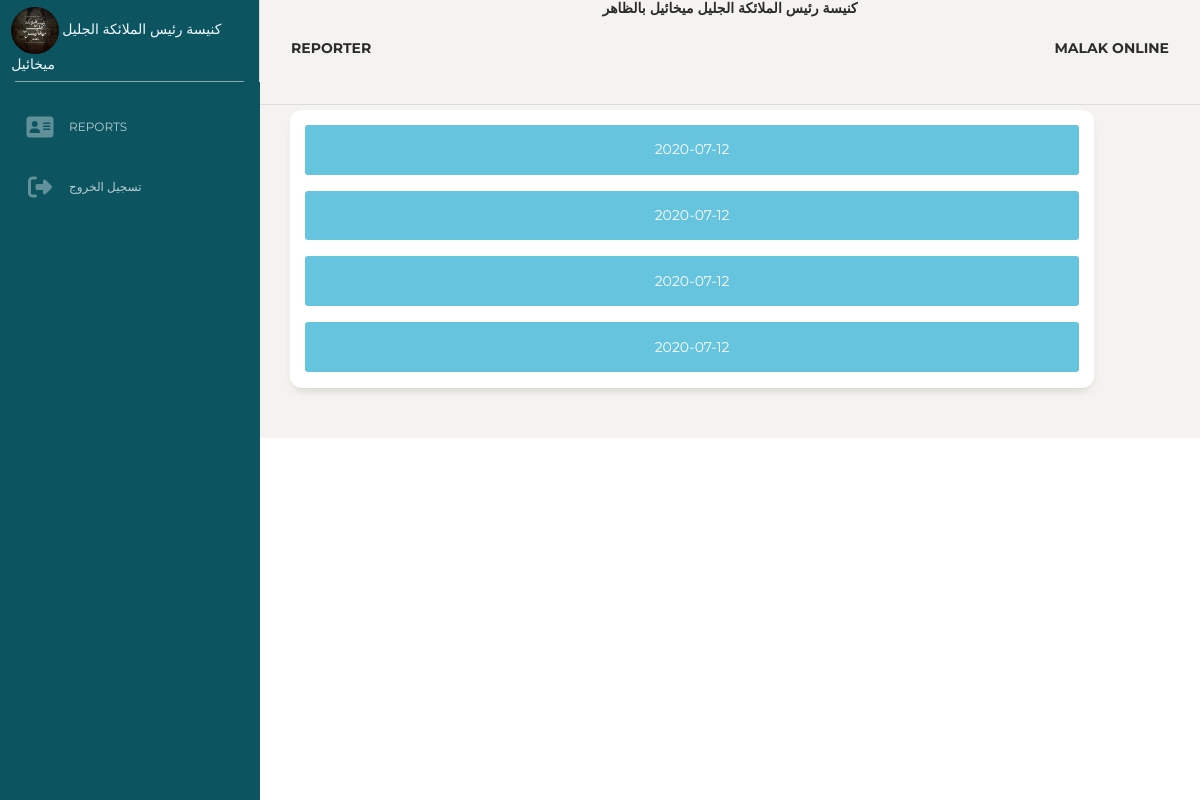
The page /Reporter_Admin/Views/reports.php (signed in) on the database its author committed.
### tables this page shows
CREATE TABLE `slots` (
  `slot_id` int(11) NOT NULL,
  `slot_date` date DEFAULT NULL,
  `slot_time` time DEFAULT NULL,
  `slot_time_to` time NOT NULL DEFAULT '00:00:00',
  `church` varchar(1) NOT NULL DEFAULT 'S',
  `number` int(11) NOT NULL DEFAULT 50,
  `priest` varchar(250) NOT NULL DEFAULT '0',
  `delivered_date` date DEFAULT NULL,
  `shamas` int(11) NOT NULL DEFAULT 0,
  `men` int(11) NOT NULL DEFAULT 0,
  `women` int(11) NOT NULL DEFAULT 0,
  `notes` varchar(1000) NOT NULL DEFAULT '0',
  `shown` varchar(1) NOT NULL DEFAULT 'N'
);

### Reporter_Admin/Views/reports.php (the view, shortened to what this page needs)
<?php
if(isset($_SESSION['username']) && !empty($_SESSION['username']))
{
    $db = new database();
    $connect = $db->connects;
    $today = date("Y-m-d");
    ?>
    <!DOCTYPE html>
    <html lang="en">
    <head>
        <link href="https://maxcdn.bootstrapcdn.com/font-awesome/latest/css/font-awesome.min.css" rel="stylesheet">
        <link href="../assets/css/bootstrap.min.css" rel="stylesheet" />
        <link href="../assets/css/paper-dashboard.css?v=2.0.1" rel="stylesheet" />
        <link href="../assets/demo/demo.css" rel="stylesheet" />
    </head>
    <body class="">
    <div class="wrapper ">
        <?php include "UserSidebar.php"; ?>
        <div class="main-panel" >
            <?php include "UserNavbar.php"; ?>
            <div class="content">
                <form>
                    <div class="row">
                        <div class="col-11">
                            <div class="card card-stats">
                                <div class="card-body ">
                                    <div class="row">
                                        <?php
                                        $sql = "SELECT * from slots order by slot_date";
                                        $result = mysqli_query($connect,$sql);
                                        if($result->num_rows > 0) {
                                            while ($row = $result->fetch_assoc()) {
                                                if($today <= $row["slot_date"]) {
                                                    ?>
                                                    <div class="col-12">
                                                        <a href="TakeAttendance.php?id=<?php echo $row["slot_id"]?>">
                                                            <div class="alert alert-info" style="text-align: center">
                                                                <?php echo $row["slot_date"] ?>
                                                            </div>
                                                        </a>
                                                    </div>
                                                    <?php
                                                }
                                            }
                                        }
                                        ?>
                                    </div>
                                </div>
                            </div>
                        </div>
                    </div>
                </form>
            </div>
        </div>
        <?php
        include 'footer.php';
        ?>
    </div>
    </body>
    </html>
    <?php
}
else
{
    header('Location: ../../index.php');
}
?>

### rows shown on the page
slots: slot_date "2020-07-12"
slots: slot_date "2020-07-12"
slots: slot_date "2020-07-12"
slots: slot_date "2020-07-12"

### other values the page prints
$_SESSION["username"] "REPORTER"
